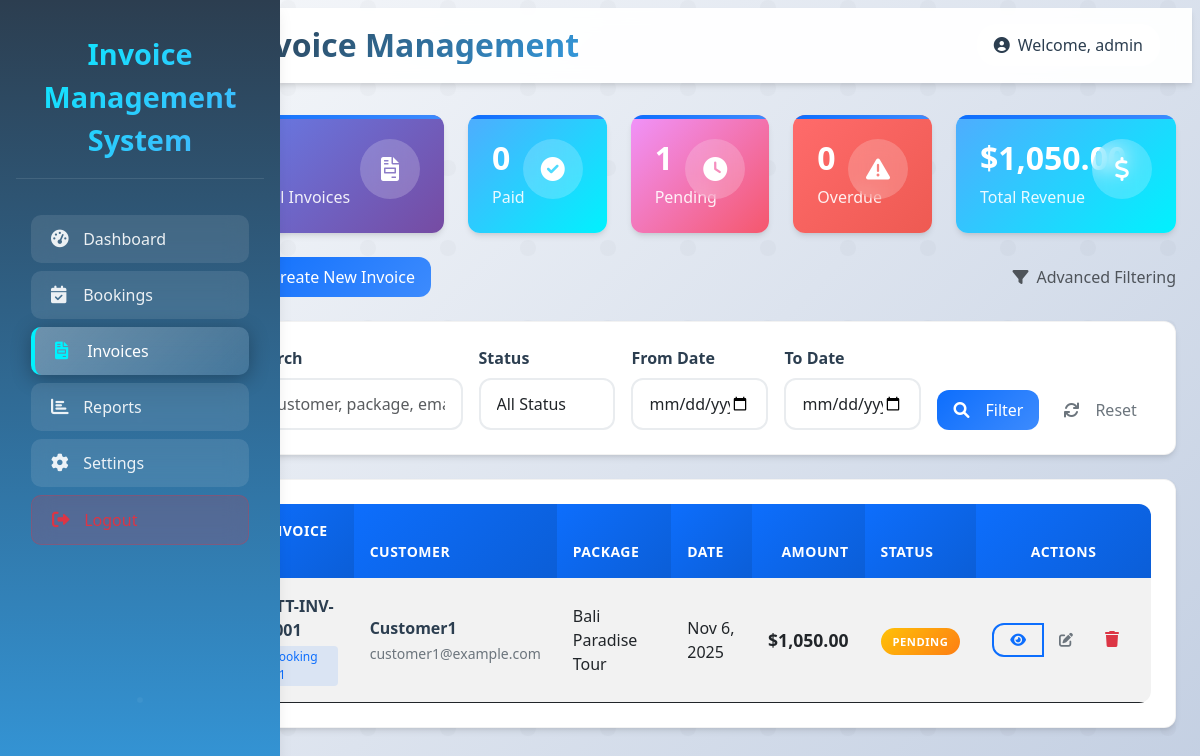
Screenshot of /invoices.php (signed in) with the database file from the repository.
### tables this page shows
CREATE TABLE `invoice` (
  `invoice_id` int(11) NOT NULL,
  `invoice_number` varchar(50) NOT NULL,
  `booking_id` int(11) DEFAULT NULL,
  `invoice_date` date NOT NULL,
  `customer_name` varchar(255) NOT NULL,
  `customer_email` varchar(255) NOT NULL,
  `package_name` varchar(255) NOT NULL,
  `package_price` decimal(10,2) NOT NULL,
  `tax` decimal(5,2) DEFAULT 0.00,
  `discount` decimal(5,2) DEFAULT 0.00,
  `total_amount` decimal(10,2) NOT NULL,
  `payment_status` enum('pending','paid','overdue') DEFAULT 'pending',
  `created_at` timestamp NOT NULL DEFAULT current_timestamp()
);

### config.php (called while the page is built, shortened)
<?php
function isAdmin() {
    return isset($_SESSION['role']) && $_SESSION['role'] === 'admin';
}
?>

### invoices.php (the view, shortened to what this page needs)
<?php
require_once 'config.php';
$params = [];
$where_sql = '';
$invoices = $pdo->prepare("
    SELECT i.*, b.from_date, b.to_date
    FROM invoice i
    LEFT JOIN booking b ON i.booking_id = b.booking_id
    $where_sql
    ORDER BY i.created_at DESC
");
$invoices->execute($params);
$invoices = $invoices->fetchAll(PDO::FETCH_ASSOC);
$total_revenue = array_sum(array_column($invoices, 'total_amount'));
$paid_invoices_count = count(array_filter($invoices, function($inv) { return $inv['payment_status'] == 'paid'; }));
$pending_invoices_count = count(array_filter($invoices, function($inv) { return $inv['payment_status'] == 'pending'; }));
$overdue_invoices_count = count(array_filter($invoices, function($inv) { return $inv['payment_status'] == 'overdue'; }));
?>
<!DOCTYPE html>
<html lang="en">
<head>
    <link href="https://cdn.jsdelivr.net/npm/bootstrap@5.3.0/dist/css/bootstrap.min.css" rel="stylesheet">
    <link href="https://cdnjs.cloudflare.com/ajax/libs/font-awesome/6.0.0/css/all.min.css" rel="stylesheet">
</head>
<body>
    <div class="container-fluid">
        <div class="row">
            <div class="col-md-3 col-lg-2 sidebar p-0">
                <div class="d-flex flex-column p-3">
                    <div class="brand-logo"><?php echo APP_NAME; ?></div>
                    <ul class="nav nav-pills flex-column">
                        <li class="nav-item">
                            <a href="dashboard.php" class="nav-link">
                                <i class="fas fa-tachometer-alt me-2"></i> Dashboard
                            </a>
                        </li>
                        <li class="nav-item">
                            <a href="bookings.php" class="nav-link">
                                <i class="fas fa-calendar-check me-2"></i> Bookings
                            </a>
                        </li>
                        <li class="nav-item">
                            <a href="invoices.php" class="nav-link active">
                                <i class="fas fa-file-invoice me-2"></i> Invoices
                            </a>
                        </li>
                        <li class="nav-item">
                            <a href="reports.php" class="nav-link">
                                <i class="fas fa-chart-bar me-2"></i> Reports
                            </a>
                        </li>
                        <?php if (isAdmin()): ?>
                        <li class="nav-item">
                            <a href="settings.php" class="nav-link">
                                <i class="fas fa-cog me-2"></i> Settings
                            </a>
                        </li>
                        <?php endif; ?>
                        <li class="nav-item">
                            <a href="logout.php" class="nav-link text-danger">
                                <i class="fas fa-sign-out-alt me-2"></i> Logout
                            </a>
                        </li>
                    </ul>
                </div>
            </div>
            <div class="col-md-9 col-lg-10 ms-sm-auto px-4 py-4 main-content">
                <div class="page-header">
                    <div class="d-flex justify-content-between align-items-center">
                        <h2 class="fade-in-up">Invoice Management</h2>
                        <div class="user-welcome slide-in-right">
                            <i class="fas fa-user-circle me-2"></i>Welcome, <?php echo $_SESSION['username']; ?>
                        </div>
                    </div>
                </div>
                <div class="row mb-4 fade-in-up">
                    <div class="col-md-3">
                        <div class="card stat-card bg-primary text-white">
                            <div class="card-body">
                                <div class="icon-container">
                                    <i class="fas fa-file-invoice"></i>
                                </div>
                                <h4><?php echo count($invoices); ?></h4>
                                <p>Total Invoices</p>
                            </div>
                        </div>
                    </div>
                    <div class="col-md-2">
                        <div class="card stat-card bg-success text-white">
                            <div class="card-body">
                                <div class="icon-container">
                                    <i class="fas fa-check-circle"></i>
                                </div>
                                <h4><?php echo $paid_invoices_count; ?></h4>
                                <p>Paid</p>
                            </div>
                        </div>
                    </div>
                    <div class="col-md-2">
                        <div class="card stat-card bg-warning text-white">
                            <div class="card-body">
                                <div class="icon-container">
                                    <i class="fas fa-clock"></i>
                                </div>
                                <h4><?php echo $pending_invoices_count; ?></h4>
                                <p>Pending</p>
                            </div>
                        </div>
                    </div>
                    <div class="col-md-2">
                        <div class="card stat-card bg-danger text-white">
                            <div class="card-body">
                                <div class="icon-container">
                                    <i class="fas fa-exclamation-triangle"></i>
                                </div>
                                <h4><?php echo $overdue_invoices_count; ?></h4>
                                <p>Overdue</p>
                            </div>
                        </div>
                    </div>
                    <div class="col-md-3">
                        <div class="card stat-card bg-info text-white">
                            <div class="card-body">
                                <div class="icon-container">
                                    <i class="fas fa-dollar-sign"></i>
                                </div>
                                <h4>$<?php echo number_format($total_revenue, 2); ?></h4>
                                <p>Total Revenue</p>
                            </div>
                        </div>
                    </div>
                </div>
                <div class="d-flex justify-content-between align-items-center mb-4 fade-in-up">
                    <div>
                        <button class="btn btn-primary" data-bs-toggle="modal" data-bs-target="#invoiceModal">
                            <i class="fas fa-plus me-2"></i> Create New Invoice
                        </button>
                    </div>
                    <div class="text-muted">
                        <i class="fas fa-filter me-2"></i>Advanced Filtering
                    </div>
                </div>
                <div class="filter-card fade-in-up">
                    <form method="GET" class="row g-3">
                        <div class="col-md-3">
                            <label class="form-label">Search</label>
                            <input type="text" class="form-control" name="search" placeholder="Customer, package, email..." value="<?php echo $_GET['search'] ?? ''; ?>">
                        </div>
                        <div class="col-md-2">
                            <label class="form-label">Status</label>
                            <select class="form-select" name="status">
                                <option value="">All Status</option>
                            </select>
                        </div>
                        <div class="col-md-2">
                            <label class="form-label">From Date</label>
                            <input type="date" class="form-control" name="from_date" value="<?php echo $_GET['from_date'] ?? ''; ?>">
                        </div>
                        <div class="col-md-2">
                            <label class="form-label">To Date</label>
                            <input type="date" class="form-control" name="to_date" value="<?php echo $_GET['to_date'] ?? ''; ?>">
                        </div>
                        <div class="col-md-3 d-flex align-items-end">
                            <button type="submit" class="btn btn-primary me-2">
                                <i class="fas fa-search me-2"></i> Filter
                            </button>
                            <a href="invoices.php" class="btn btn-outline-secondary">
                                <i class="fas fa-refresh me-2"></i> Reset
                            </a>
                        </div>
                    </form>
                </div>
                <div class="table-container fade-in-up">
                    <div class="table-responsive">
                        <table class="table table-striped table-hover">
                            <thead>
                                <tr>
                                    <th>Invoice #</th>
                                    <th>Customer</th>
                                    <th>Package</th>
                                    <th>Date</th>
                                    <th class="text-end">Amount</th>
                                    <th>Status</th>
                                    <th class="text-center">Actions</th>
                                </tr>
                            </thead>
                            <tbody>
                                <?php if (empty($invoices)): ?>
                                    <tr>
                                        <td colspan="7">
                                            <div class="empty-state">
                                                <i class="fas fa-file-invoice"></i>
                                                <h5>No Invoices Found</h5>
                                                <p>Create your first invoice to get started</p>
                                                <button class="btn btn-primary mt-3" data-bs-toggle="modal" data-bs-target="#invoiceModal">
                                                    <i class="fas fa-plus me-2"></i> Create Invoice
                                                </button>
                                            </div>
                                        </td>
                                    </tr>
                                <?php else: ?>
                                    <?php foreach ($invoices as $invoice): ?>
                                    <tr>
                                        <td>
                                            <div class="invoice-number"><?php echo $invoice['invoice_number']; ?></div>
                                            <?php if ($invoice['booking_id']): ?>
                                                <div class="booking-badge">Booking #<?php echo $invoice['booking_id']; ?></div>
                                            <?php endif; ?>
                                        </td>
                                        <td>
                                            <div class="customer-info">
                                                <div class="customer-name"><?php echo $invoice['customer_name']; ?></div>
                                                <div class="customer-email"><?php echo $invoice['customer_email']; ?></div>
                                            </div>
                                        </td>
                                        <td><?php echo $invoice['package_name']; ?></td>
                                        <td><?php echo date('M j, Y', strtotime($invoice['invoice_date'])); ?></td>
                                        <td class="text-end amount">$<?php echo number_format($invoice['total_amount'], 2); ?></td>
                                        <td>
                                            <span class="status-badge badge-<?php echo $invoice['payment_status']; ?>">
                                                <?php echo ucfirst($invoice['payment_status']); ?>
                                            </span>
                                        </td>
                                        <td class="text-center">
                                            <div class="btn-group btn-group-sm">
                                                <a href="invoice_view.php?id=<?php echo $invoice['invoice_id']; ?>" class="btn btn-outline-primary" title="View Invoice">
                                                    <i class="fas fa-eye"></i>
                                                </a>
                                                <button class="btn btn-outline-secondary edit-invoice"
                                                        data-invoice='<?php echo htmlspecialchars(json_encode($invoice), ENT_QUOTES, 'UTF-8'); ?>'
                                                        title="Edit Invoice">
                                                    <i class="fas fa-edit"></i>
                                                </button>
                                                <form method="POST" class="d-inline" onsubmit="return confirm('Are you sure you want to delete this invoice? This action cannot be undone.');">
                                                    <button type="submit" class="btn btn-outline-danger" title="Delete Invoice">
                                                        <i class="fas fa-trash"></i>
                                                    </button>
                                                </form>
                                            </div>
                                        </td>
                                    </tr>
                                    <?php endforeach; ?>
                                <?php endif; ?>
                            </tbody>
                        </table>
                    </div>
                </div>
            </div>
        </div>
    </div>
</body>
</html>

### rows the page displays
invoice: payment_status "0", payment_status "1", invoice_number "RTT-INV-0001", booking "1", customer_name "Customer1", customer_email "customer1@example.com", package_name "Bali Paradise Tour", invoice_date "Nov 6, 2025", total_amount "1,050.00", payment_status "PENDING"

### other values shown
APP_NAME "Invoice Management System"
$_SESSION['username'] "admin"
$total_revenue "1,050.00"
